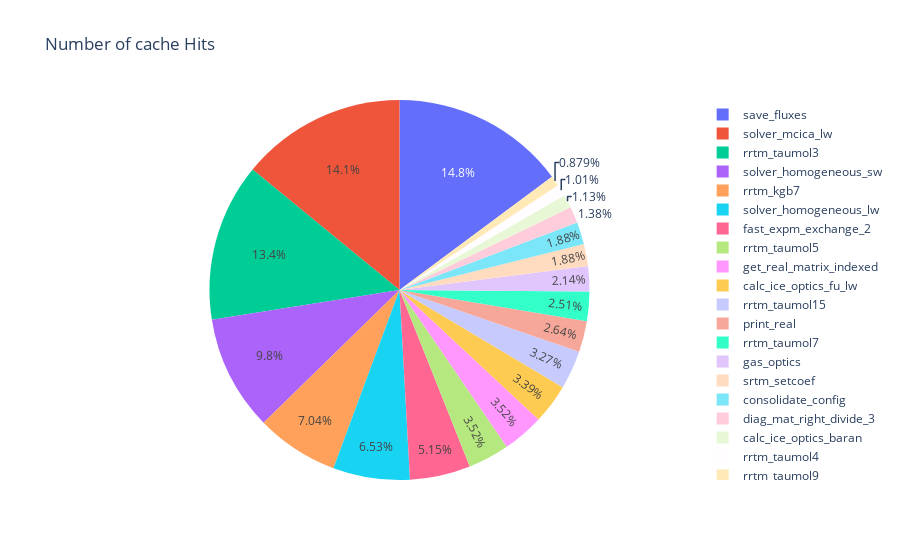

Here is the notebook cell this chart was saved with:
### Code cell
data = pd.read_csv("example_omp18_papi.csv")
data1 = pd.read_csv("example_omp1_papi.csv")
data = data[['Function', '#Hits']].head(20)
display(data)
fig = px.pie(data, values='#Hits', names='Function', title='Number of cache Hits')
fig.show()

### Figure 1 — Plotly figure (JSON) as saved in the notebook; plotly's stock layout.template omitted (floating-point values rounded to 4 significant figures)
{"data": [{"domain": {"x": [0, 1], "y": [0, 1]}, "hovertemplate": "Function=%{label}<br>#Hits=%{value}<extra></extra>", "labels": ["save_fluxes", "solver_mcica_lw", "rrtm_taumol3", "solver_homogeneous_sw", "rrtm_kgb7", "solver_homogeneous_lw", "fast_expm_exchange_2", "rrtm_taumol5", "get_real_matrix_indexed", "calc_ice_optics_fu_lw", "rrtm_taumol15", "print_real", "rrtm_taumol7", "gas_optics", "srtm_setcoef", "consolidate_config", "diag_mat_right_divide_3", "calc_ice_optics_baran", "rrtm_taumol4", "rrtm_taumol9"], "legendgroup": "", "name": "", "showlegend": true, "type": "pie", "values": [118, 112, 107, 78, 56, 52, 41, 28, 28, 27, 26, 21, 20, 17, 15, 15, 11, 9, 8, 7]}], "layout": {"legend": {"tracegroupgap": 0}, "title": {"text": "Number of cache Hits"}}}
